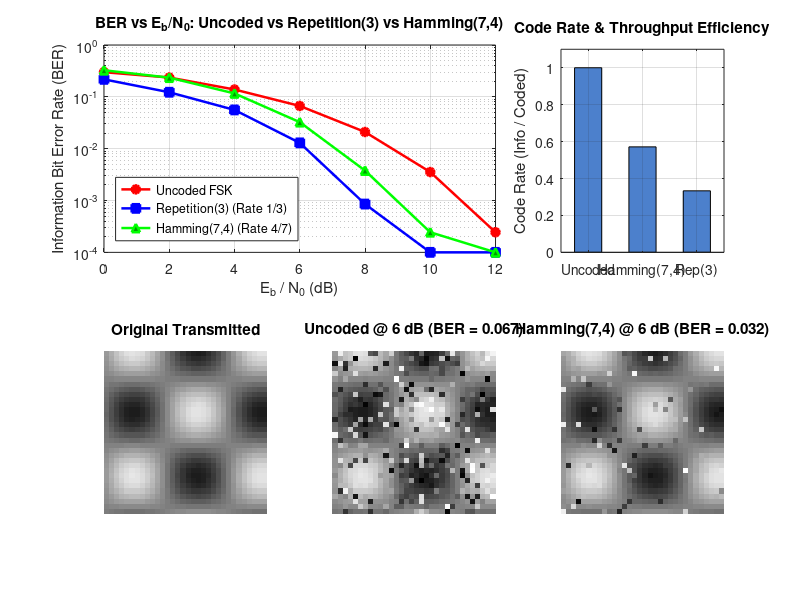

The MATLAB script that drew this image:
%% EXTENSION B: ERROR-CONTROL CHANNEL CODING COMPARISON
% Project: Acoustic Binary FSK Image Transmission
% Description: Evaluates and compares Uncoded FSK against Repetition(3) and
% Hamming(7,4) forward error correction (FEC) codes using pure base MATLAB.

function extension_b_channel_coding()
clc; close all;

fprintf('=================================================================\n');
fprintf('   EXTENSION B: FORWARD ERROR CORRECTION (FEC) CODING           \n');
fprintf('   Comparing: Uncoded vs Repetition(3) vs Hamming(7,4)          \n');
fprintf('=================================================================\n\n');

%% ---------------- 1. Parameters ----------------
Fs      = 48000;          % sampling rate (Hz)
Rb      = 400;            % bit rate (bps)
f0      = 2000;           % tone for bit 0 (Hz)
f1      = 3200;           % tone for bit 1 (Hz)
sps     = Fs / Rb;        % samples per bit (120)
imgSize = [32 32];        % image size (32x32 = 8192 info bits)

% SNR sweep for BER curves (dB)
snrValues = 0:2:12;

%% ---------------- 2. Load and Prepare Image ----------------
if exist('image.jpg', 'file')
    imgName = 'image.jpg';
elseif exist('image.png', 'file')
    imgName = 'image.png';
elseif exist('lion.jpg', 'file')
    imgName = 'image.jpg';
    if ~exist(imgName, 'file'), imgName = 'lion.jpg'; end
else
    imgName = '';
end

if exist(imgName, 'file')
    imgRaw = imread(imgName);
    if size(imgRaw, 3) == 3
        imgRaw = uint8(0.2989*double(imgRaw(:,:,1)) + 0.5870*double(imgRaw(:,:,2)) + 0.1140*double(imgRaw(:,:,3)));
    end
    rIdx = round(linspace(1, size(imgRaw,1), imgSize(1)));
    cIdx = round(linspace(1, size(imgRaw,2), imgSize(2)));
    img = uint8(imgRaw(rIdx, cIdx));
else
    [X, Y] = meshgrid(1:imgSize(2), 1:imgSize(1));
    img = uint8(128 + 100*sin(X/4) .* cos(Y/4));
end

infoBits = reshape((dec2bin(img(:), 8) - '0').', [], 1);
nInfo = numel(infoBits);

%% ---------------- 3. Channel Encoders ----------------
fprintf('Encoding %d information bits...\n', nInfo);

% (a) Repetition(3) Code: 1 bit -> 3 identical bits (Rate = 1/3)
repBits = repmat(infoBits.', 3, 1);
repBits = repBits(:);

% (b) Systematic Hamming(7,4) Code: 4 info bits -> 7 coded bits (Rate = 4/7)
% Generator Matrix G = [I4 | P]
G = [1 0 0 0 1 1 0;
     0 1 0 0 1 0 1;
     0 0 1 0 0 1 1;
     0 0 0 1 1 1 1];

% Parity Check Matrix H = [P' | I3]
H = [1 1 0 1 1 0 0;
     1 0 1 1 0 1 0;
     0 1 1 1 0 0 1];

% Reshape info bits into 4-bit blocks
padHam = mod(-nInfo, 4);
infoPaddedHam = [infoBits; zeros(padHam, 1)];
msgBlocks = reshape(infoPaddedHam, 4, []).';
hamCodewords = mod(msgBlocks * G, 2);
hamBits = reshape(hamCodewords.', [], 1);

fprintf('Payload summary:\n');
fprintf('  Uncoded:        %d bits (Rate = 1.00)\n', nInfo);
fprintf('  Repetition(3):  %d bits (Rate = 0.33, overhead = +200%%)\n', numel(repBits));
fprintf('  Hamming(7,4):   %d bits (Rate = 0.57, overhead = +75%%)\n\n', numel(hamBits));

%% ---------------- 4. SNR Sweep Simulation ----------------
EbN0_values = 0:2:12; % Eb/N0 range in dB
berUncoded = zeros(size(EbN0_values));
berRep     = zeros(size(EbN0_values));
berHam     = zeros(size(EbN0_values));

% Sample image at test Eb/N0 = 6 dB to visually show error correction
sampleEbN0 = 6;
imgUncodedSample = [];
imgRepSample     = [];
imgHamSample     = [];

fprintf('Running Monte-Carlo AWGN simulation across Eb/N0 = 0 to 12 dB...\n');
fprintf('%-10s | %-15s | %-15s | %-15s\n', 'Eb/N0 (dB)', 'Uncoded BER', 'Rep(3) BER', 'Hamming(7,4) BER');
fprintf('-----------------------------------------------------------------------\n');

% FSK base signals for simulation
tb_sec = (0:sps-1)' / Fs;
s0 = sin(2*pi*f0*tb_sec);
s1 = sin(2*pi*f1*tb_sec);
E0 = exp(-1j*2*pi*f0*tb_sec);
E1 = exp(-1j*2*pi*f1*tb_sec);

for s = 1:numel(EbN0_values)
    ebno_dB = EbN0_values(s);
    
    % --- 1. Uncoded FSK ---
    rawRxUncoded = simFskChannel(infoBits, s0, s1, E0, E1, sps, ebno_dB);
    decUncoded = rawRxUncoded;
    nErrUncoded = sum(infoBits ~= decUncoded);
    berUncoded(s) = nErrUncoded / nInfo;
    
    % --- 2. Repetition(3) Coded FSK ---
    rawRxRep = simFskChannel(repBits, s0, s1, E0, E1, sps, ebno_dB);
    % Majority voting decoder: 3-bit blocks
    repBlocks = reshape(rawRxRep, 3, []);
    decRep = (sum(repBlocks, 1) >= 2).';
    nErrRep = sum(infoBits ~= decRep);
    berRep(s) = nErrRep / nInfo;
    
    % --- 3. Hamming(7,4) Coded FSK ---
    rawRxHam = simFskChannel(hamBits, s0, s1, E0, E1, sps, ebno_dB);
    % Syndrome decoder
    rxBlocksHam = reshape(rawRxHam, 7, []).';
    decBlocksHam = decodeHamming74(rxBlocksHam, H);
    decHamPadded = reshape(decBlocksHam.', [], 1);
    decHam = decHamPadded(1:nInfo);
    nErrHam = sum(infoBits ~= decHam);
    berHam(s) = nErrHam / nInfo;
    
    fprintf('%-10.1f | %-15.4e | %-15.4e | %-15.4e\n', ...
        ebno_dB, berUncoded(s), berRep(s), berHam(s));
    
    % Save sample images at sampleEbN0
    if ebno_dB == sampleEbN0
        imgUncodedSample = bitsToImg(decUncoded, imgSize);
        imgRepSample     = bitsToImg(decRep, imgSize);
        imgHamSample     = bitsToImg(decHam, imgSize);
    end
end
fprintf('=======================================================================\n\n');

%% ---------------- 5. Visualization & Comparison Plots ----------------
hFig = figure('Name', 'Extension B: FEC Coding Analysis', 'Color', 'w', 'Position', [100 100 1100 700]);

% Plot 1: BER vs Eb/N0 curves (Semilog)
subplot(2, 3, [1 2]);
semilogy(EbN0_values, max(berUncoded, 1e-4), 'ro-', 'LineWidth', 1.8, 'MarkerFaceColor', 'r'); hold on;
semilogy(EbN0_values, max(berRep, 1e-4),     'bs-', 'LineWidth', 1.8, 'MarkerFaceColor', 'b');
semilogy(EbN0_values, max(berHam, 1e-4),     'g^-', 'LineWidth', 1.8, 'MarkerFaceColor', [0 0.6 0]);
grid on; xlabel('E_b / N_0 (dB)'); ylabel('Information Bit Error Rate (BER)');
title('BER vs E_b/N_0: Uncoded vs Repetition(3) vs Hamming(7,4)');
legend({'Uncoded FSK', 'Repetition(3) (Rate 1/3)', 'Hamming(7,4) (Rate 4/7)'}, 'Location', 'southwest');
ylim([1e-4 1]);

% Plot 2: Code Rate Bar Chart
subplot(2, 3, 3);
bar([1, 4/7, 1/3], 0.5, 'FaceColor', [0.3 0.5 0.8]);
set(gca, 'XTickLabel', {'Uncoded', 'Hamming(7,4)', 'Rep(3)'});
ylabel('Code Rate (Info / Coded)'); title('Code Rate & Throughput Efficiency');
ylim([0 1.1]); grid on;

% Image 1: Original
subplot(2, 3, 4);
imshow(img); title('Original Transmitted');

% Image 2: Uncoded at sampleEbN0
subplot(2, 3, 5);
idxSample = find(EbN0_values == sampleEbN0, 1);
imshow(imgUncodedSample);
title(sprintf('Uncoded @ %d dB (BER = %.3f)', sampleEbN0, berUncoded(idxSample)));

% Image 3: Hamming(7,4) Coded at sampleEbN0
subplot(2, 3, 6);
imshow(imgHamSample);
title(sprintf('Hamming(7,4) @ %d dB (BER = %.3f)', sampleEbN0, berHam(idxSample)));

saveas(hFig, 'extension_b_results.png');
fprintf('Saved comparison figure to "extension_b_results.png".\n');
end

%% ---------------- Helper: Fast FSK Channel Simulation ----------------
function rxBits = simFskChannel(txBits, s0, s1, E0, E1, sps, ebno_dB)
    b = txBits.';
    tx = s0*(1 - b) + s1*b;
    
    % AWGN Channel calibrated to Eb/N0
    ebno = 10^(ebno_dB / 10);
    sigPower = 0.5; % mean power of sin wave is 0.5
    noiseVar = (sigPower * sps) / (2 * ebno);
    rx = tx + sqrt(noiseVar) * randn(size(tx));
    
    % Non-coherent quadrature energy demodulation
    e0 = abs(E0.' * rx);
    e1 = abs(E1.' * rx);
    rxBits = (e1 > e0).';
end

%% ---------------- Helper: Hamming(7,4) Syndrome Decoder ----------------
function decMsg = decodeHamming74(rxBlocks, H)
    % rxBlocks is K x 7
    % Syndrome S = mod(rxBlocks * H', 2) -> K x 3
    S = mod(rxBlocks * H.', 2);
    
    % Map syndrome 3-bit binary vector to decimal integer
    % Column patterns of H correspond to syndVals
    syndVals = S * [4; 2; 1];
    
    % Compute syndrome value for each of the 7 column positions of H
    hVals = H.' * [4; 2; 1];
    
    % Correct single bit errors
    corrected = rxBlocks;
    for k = 1:size(rxBlocks, 1)
        sVal = syndVals(k);
        if sVal > 0
            errPos = find(hVals == sVal, 1);
            if ~isempty(errPos)
                corrected(k, errPos) = 1 - corrected(k, errPos);
            end
        end
    end
    
    % Systematic code: information bits are the first 4 columns
    decMsg = corrected(:, 1:4);
end

%% ---------------- Helper: Bits to Image ----------------
function imgOut = bitsToImg(bVec, imgSize)
    bMat = reshape(bVec, 8, []).';
    pix = bMat * (2.^(7:-1:0))';
    imgOut = reshape(uint8(pix), imgSize);
end
